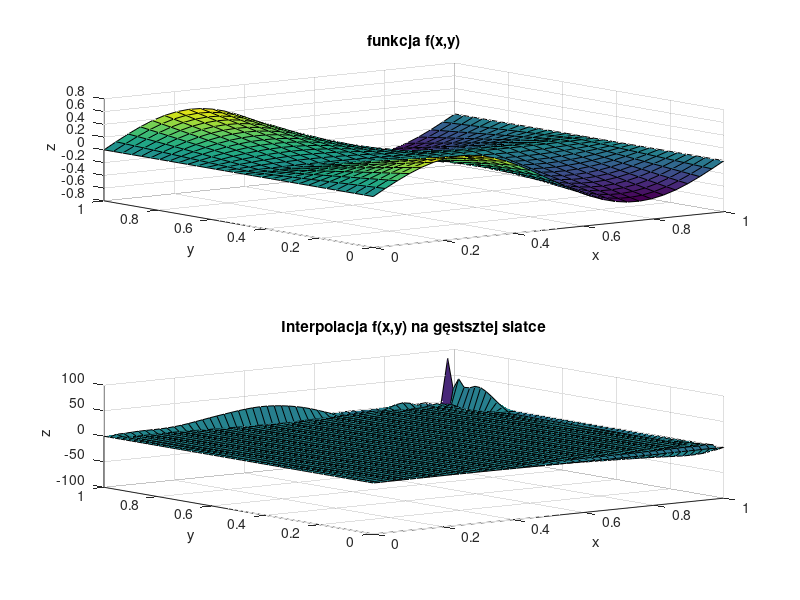

The MATLAB script that drew this image:
function [M,N,P,R,x_coarse,y_coarse,F_coarse,x_fine,y_fine,F_fine] = zadanie4()

P = 50; % liczba unikalnych współrzędnych x punktów dla których będzie obliczana interpolacja
R = 50; % liczba unikalnych współrzędnych y punktów dla których będzie obliczana interpolacja
M = 30; % liczba węzłów interpolacji wzdłuż osi X (stopień wielomianu zmiennej x: M-1)
N = 30; % liczba węzłów interpolacji wzdłuż osi Y (stopień wielomianu zmiennej y: N-1)

% Generowanie węzłów interpolacji na płaszczyźnie
x_coarse = linspace(0, 1, M);
y_coarse = linspace(0, 1, N);
[X_coarse, Y_coarse] = meshgrid(x_coarse, y_coarse);

F_coarse = sin(X_coarse*2*pi) .* abs(Y_coarse-0.5);


MN = M*N;
xvec_coarse = reshape(X_coarse, MN, 1);
yvec_coarse = reshape(Y_coarse, MN, 1);
fvec_coarse = reshape(F_coarse, MN, 1);

% Macierz Vandermonde'a dla interpolacji 2d
V = zeros(M*N, M*N);
for i = 0:(M-1)
    for j = 0:(N-1)
        V(:, i*N + j + 1) = xvec_coarse.^i .* yvec_coarse.^j;
    end
end

% Współczynniki wielomianu interpolacyjnego
coeffs = V \ fvec_coarse;
subplot(2,1,1);
surf(X_coarse, Y_coarse, F_coarse);
title('funkcja f(x,y)');
xlabel('x');
ylabel('y');
zlabel('z');

% Obliczanie wartości funkcji interpolującej na gęstszej siatce
x_fine = linspace(0, 1, P);
y_fine = linspace(0, 1, R);
[X_fine, Y_fine] = meshgrid(x_fine, y_fine);



F_fine = zeros(size(X_fine));
% zadanie B: zdefiniuj obliczenia wartości wielomianu interpolującego. Rezultat obliczeń zapisz w zmiennej F_fine.

for x = 1:P
    for y = 1:R
        F = 0;
        for i = 0:(M-1)
            for j = 0:(N-1)
            % Indeks współczynnika w wektorze coeffs
                idx = M * i + j + 1;
            % Dodanie składnika wielomianu
                F = F + coeffs(idx) * x_fine(x)^i * y_fine(y)^j;
            end
        end
        F_fine(y,x) = F;
        
    end
end

subplot(2,1,2);

surf(X_fine, Y_fine, F_fine);
title('Interpolacja f(x,y) na gęstsztej siatce');
xlabel('x');
ylabel('y');
zlabel('z');
print -dpng zadanie5.png 

end
